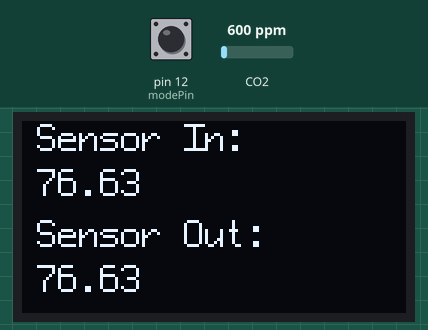
The sketch below on a simulated Arduino Uno, built with avr-gcc and run on an emulated ATmega328P. On the bench: 128×64 one-colour display. The inputs (shaded band) are chosen by the test bench; at power-on: pin 12 (modePin) LOW, CO2 600 ppm. What the sketch prints to the serial monitor is not drawn.

Above: at 3.4 s.
3.5 s: pin 12 (modePin) pulled HIGH for 1.6 s
At 5.5 s:
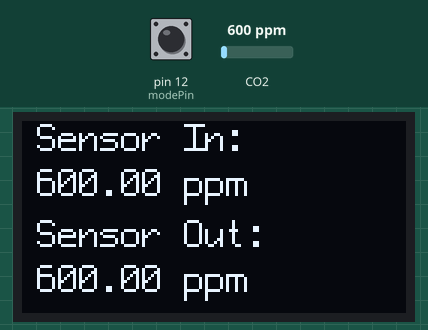
7.2 s: pin 12 (modePin) pulled HIGH for 3.2 s
Timing chart, 0 to 10.2 s (numbered marks = the images above; inputs shaded):
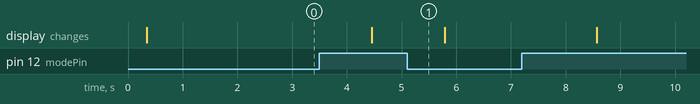

Measured:
- after the input at 3.5 s, the display: changes after 0.95 s (image 1)

The sketch:

mq135_ppm_display.ino
```cpp
#include <U8glib.h>
#include <MQ135.h>

U8GLIB_SH1106_128X64 u8g(U8G_I2C_OPT_NONE);
MQ135 s1 = MQ135(A0);
MQ135 s2 = MQ135(A1);

float ppm1, ppm2, rz1, rz2;
int modePin = 12;

void displayAirQuality(float ppm1, float ppm2)
{
  u8g.setFont(u8g_font_profont15);
  u8g.setPrintPos(5, 10);
  u8g.print("Sensor In:");
  u8g.setPrintPos(5, 25);
  u8g.print(ppm1);
  u8g.print(" ppm");
  u8g.setPrintPos(5, 42);
  u8g.print("Sensor Out:");
  u8g.setPrintPos(5, 57);
  u8g.print(ppm2);
  u8g.print(" ppm");

  Serial.print("Sensor  In: ");
  Serial.print(ppm1);
  Serial.println(" ppm");
  Serial.print("Sensor  Out: ");
  Serial.print(ppm2);
  Serial.println(" ppm");
  Serial.println("\n");
}

void displayRZeroValues(float rz1, float rz2)
{
  u8g.setFont(u8g_font_profont15);
  u8g.setPrintPos(5, 10);
  u8g.print("Sensor In:");
  u8g.setPrintPos(5, 25);
  u8g.print(rz1);
  u8g.setPrintPos(5, 42);
  u8g.print("Sensor Out:");
  u8g.setPrintPos(5, 57);
  u8g.print(rz2);

  Serial.print("Sensor  In: ");
  Serial.println(rz1);
  Serial.print("Sensor  Out: ");
  Serial.println(rz2);
  Serial.println("\n");
}

void setup()
{
  pinMode(modePin, INPUT);
  Serial.begin(9600);
}

void loop()
{
  if (digitalRead(modePin))
  {
    ppm1 = s1.getPPM();
    ppm2 = s2.getPPM();
    u8g.firstPage();
    do
    {
      displayAirQuality(ppm1, ppm2);
    }
    while (u8g.nextPage());
  }
  else
  {
    rz1 = s1.getRZero();
    rz2 = s2.getRZero();
    u8g.firstPage();
    do
    {
      displayRZeroValues(rz1, rz2);
    }
    while (u8g.nextPage());
  }
  delay(1000);
}
```
